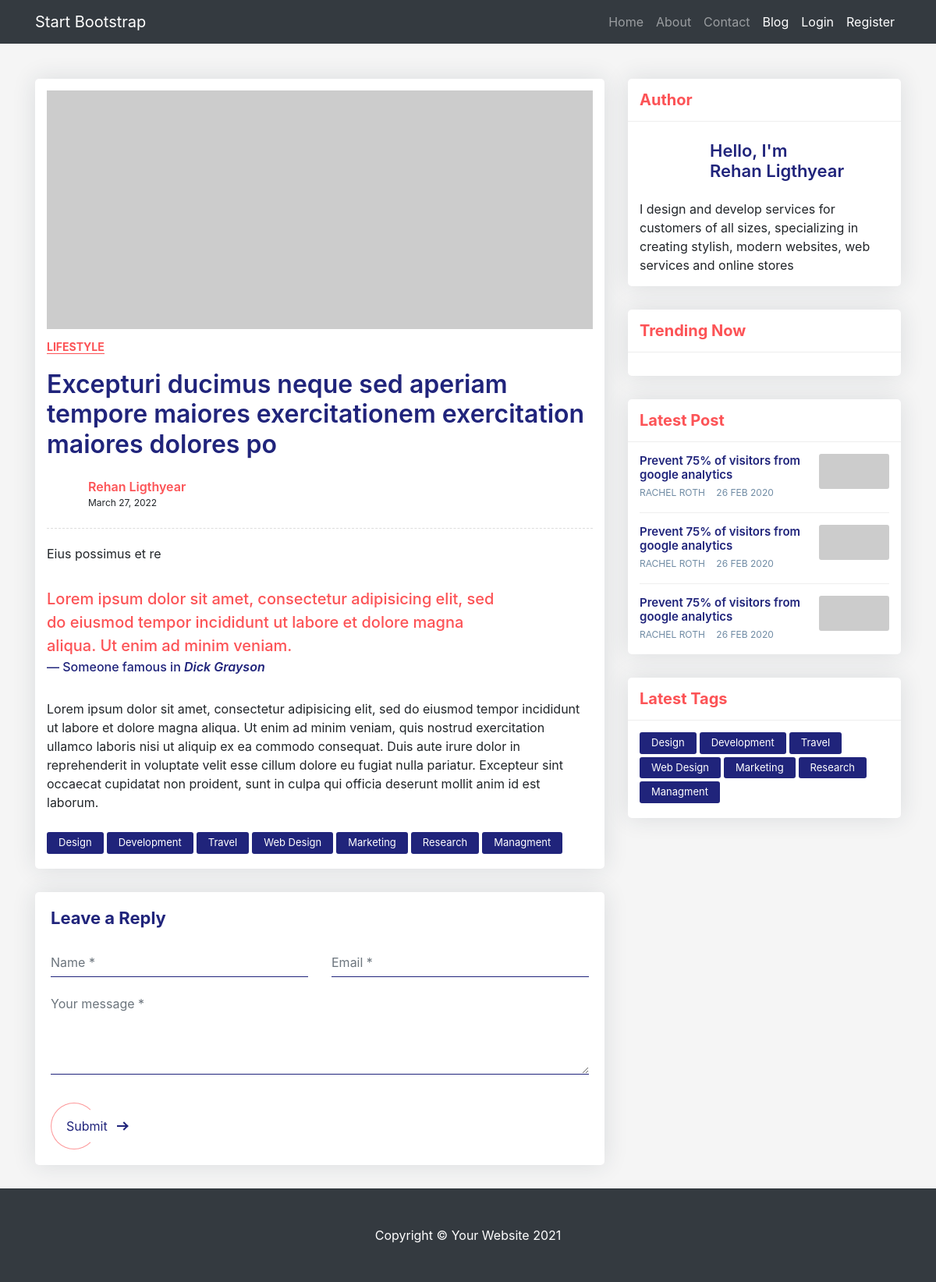
Page /blog/3 on the committed database.
### core/models.py (models this page shows, shortened)
class Post(models.Model):
    title = models.CharField(max_length = 100)
    content = models.TextField()
    created_at = models.DateTimeField(default=timezone.now)
    author = models.ForeignKey(User, on_delete=models.CASCADE)

### core/views.py (the view)
# urls.py: path('<int:pk>', views.PostDetailView.as_view(), name="blog-detail"),
class PostDetailView(DetailView):
    model = Post
    template_name = 'post_detail.html'

### core/templates/post_detail.html (shortened to what this page needs)
{% extends 'base.html' %}
{% block content %}
<div class="blog-single gray-bg">
    <div class="container">
        <div class="row align-items-start">
            <div class="col-lg-8 m-15px-tb">
                <article class="article">
                    <div class="article-img">
                        <img src="https://via.placeholder.com/800x350/87CEFA/000000" title="" alt="">
                    </div>
                    <div class="article-title">
                        <h6><a href="#">Lifestyle</a></h6>
                        <h2> {{ object.title }} </h2>
                        <div class="media">
                            <div class="avatar">
                            </div>
                            <div class="media-body">
                                <label> {{ object.author.first_name }} {{ object.author.last_name  }} </label>
                                <span>{{ object.created_at|date:"F d, Y" }}</span>
                            </div>
                        </div>
                    </div>
                    <div class="article-content">
                        <p> {{ object.content }} </p>
                        <blockquote>
                            <p>Lorem ipsum dolor sit amet, consectetur adipisicing elit, sed do eiusmod tempor incididunt ut labore et dolore magna aliqua. Ut enim ad minim veniam.</p>
                            <p class="blockquote-footer">Someone famous in <cite title="Source Title">Dick Grayson</cite></p>
                        </blockquote>
                        <p>Lorem ipsum dolor sit amet, consectetur adipisicing elit, sed do eiusmod tempor incididunt ut labore et dolore magna aliqua. Ut enim ad minim veniam, quis nostrud exercitation ullamco laboris nisi ut aliquip ex ea commodo consequat. Duis aute irure dolor in reprehenderit in voluptate velit esse cillum dolore eu fugiat nulla pariatur. Excepteur sint occaecat cupidatat non proident, sunt in culpa qui officia deserunt mollit anim id est laborum.</p>
                    </div>
                    <div class="nav tag-cloud">
                        <a href="#">Design</a>
                        <a href="#">Development</a>
                        <a href="#">Travel</a>
                        <a href="#">Web Design</a>
                        <a href="#">Marketing</a>
                        <a href="#">Research</a>
                        <a href="#">Managment</a>
                    </div>
                </article>
                <div class="contact-form article-comment">
                    <h4>Leave a Reply</h4>
                    <form id="contact-form" method="POST">
                        <div class="row">
                            <div class="col-md-6">
                                <div class="form-group">
                                    <input name="Name" id="name" placeholder="Name *" class="form-control" type="text">
                                </div>
                            </div>
                            <div class="col-md-6">
                                <div class="form-group">
                                    <input name="Email" id="email" placeholder="Email *" class="form-control" type="email">
                                </div>
                            </div>
                            <div class="col-md-12">
                                <div class="form-group">
                                    <textarea name="message" id="message" placeholder="Your message *" rows="4" class="form-control"></textarea>
                                </div>
                            </div>
                            <div class="col-md-12">
                                <div class="send">
                                    <button class="px-btn theme"><span>Submit</span> <i class="arrow"></i></button>
                                </div>
                            </div>
                        </div>
                    </form>
                </div>
            </div>
            <div class="col-lg-4 m-15px-tb blog-aside">
                <div class="widget widget-author">
                    <div class="widget-title">
                        <h3>Author</h3>
                    </div>
                    <div class="widget-body">
                        <div class="media align-items-center">
                            <div class="avatar">
                            </div>
                            <div class="media-body">
                                <h6>Hello, I'm<br> {{ object.author.first_name }} {{ object.author.last_name  }} </h6>
                            </div>
                        </div>
                        <p>I design and develop services for customers of all sizes, specializing in creating stylish, modern websites, web services and online stores</p>
                    </div>
                </div>
                <div class="widget widget-post">
                    <div class="widget-title">
                        <h3>Trending Now</h3>
                    </div>
                    <div class="widget-body">
                    </div>
                </div>
                <div class="widget widget-latest-post">
                    <div class="widget-title">
                        <h3>Latest Post</h3>
                    </div>
                    <div class="widget-body">
                        <div class="latest-post-aside media">
                            <div class="lpa-left media-body">
                                <div class="lpa-title">
                                    <h5><a href="#">Prevent 75% of visitors from google analytics</a></h5>
                                </div>
                                <div class="lpa-meta">
                                    <a class="name" href="#">
                                        Rachel Roth
                                    </a>
                                    <a class="date" href="#">
                                        26 FEB 2020
                                    </a>
                                </div>
                            </div>
                            <div class="lpa-right">
                                <a href="#">
                                    <img src="https://via.placeholder.com/400x200/FFB6C1/000000" title="" alt="">
                                </a>
                            </div>
                        </div>
                        <div class="latest-post-aside media">
                            <div class="lpa-left media-body">
                                <div class="lpa-title">
                                    <h5><a href="#">Prevent 75% of visitors from google analytics</a></h5>
                                </div>
                                <div class="lpa-meta">
                                    <a class="name" href="#">
                                        Rachel Roth
                                    </a>
                                    <a class="date" href="#">
                                        26 FEB 2020
                                    </a>
                                </div>
                            </div>
                            <div class="lpa-right">
                                <a href="#">
                                    <img src="https://via.placeholder.com/400x200/FFB6C1/000000" title="" alt="">
                                </a>
                            </div>
                        </div>
                        <div class="latest-post-aside media">
                            <div class="lpa-left media-body">
                                <div class="lpa-title">
                                    <h5><a href="#">Prevent 75% of visitors from google analytics</a></h5>
                                </div>
                                <div class="lpa-meta">
                                    <a class="name" href="#">
                                        Rachel Roth
                                    </a>
                                    <a class="date" href="#">
                                        26 FEB 2020
                                    </a>
                                </div>
                            </div>
                            <div class="lpa-right">
                                <a href="#">
                                    <img src="https://via.placeholder.com/400x200/FFB6C1/000000" title="" alt="">
                                </a>
                            </div>
                        </div>
                    </div>
                </div>
                <div class="widget widget-tags">
                    <div class="widget-title">
                        <h3>Latest Tags</h3>
                    </div>
                    <div class="widget-body">
                        <div class="nav tag-cloud">
                            <a href="#">Design</a>
                            <a href="#">Development</a>
                            <a href="#">Travel</a>
                            <a href="#">Web Design</a>
                            <a href="#">Marketing</a>
                            <a href="#">Research</a>
                            <a href="#">Managment</a>
                        </div>
                    </div>
                </div>
            </div>
        </div>
    </div>
</div>
{% endblock content %}

### rows in the picture
Post: title "Excepturi ducimus neque sed aperiam tempore maiores exercitationem exercitation maiores dolores po", author.first_name "Rehan", author.last_name "Ligthyear", created_at "March 27, 2022", content "Eius possimus et re"
